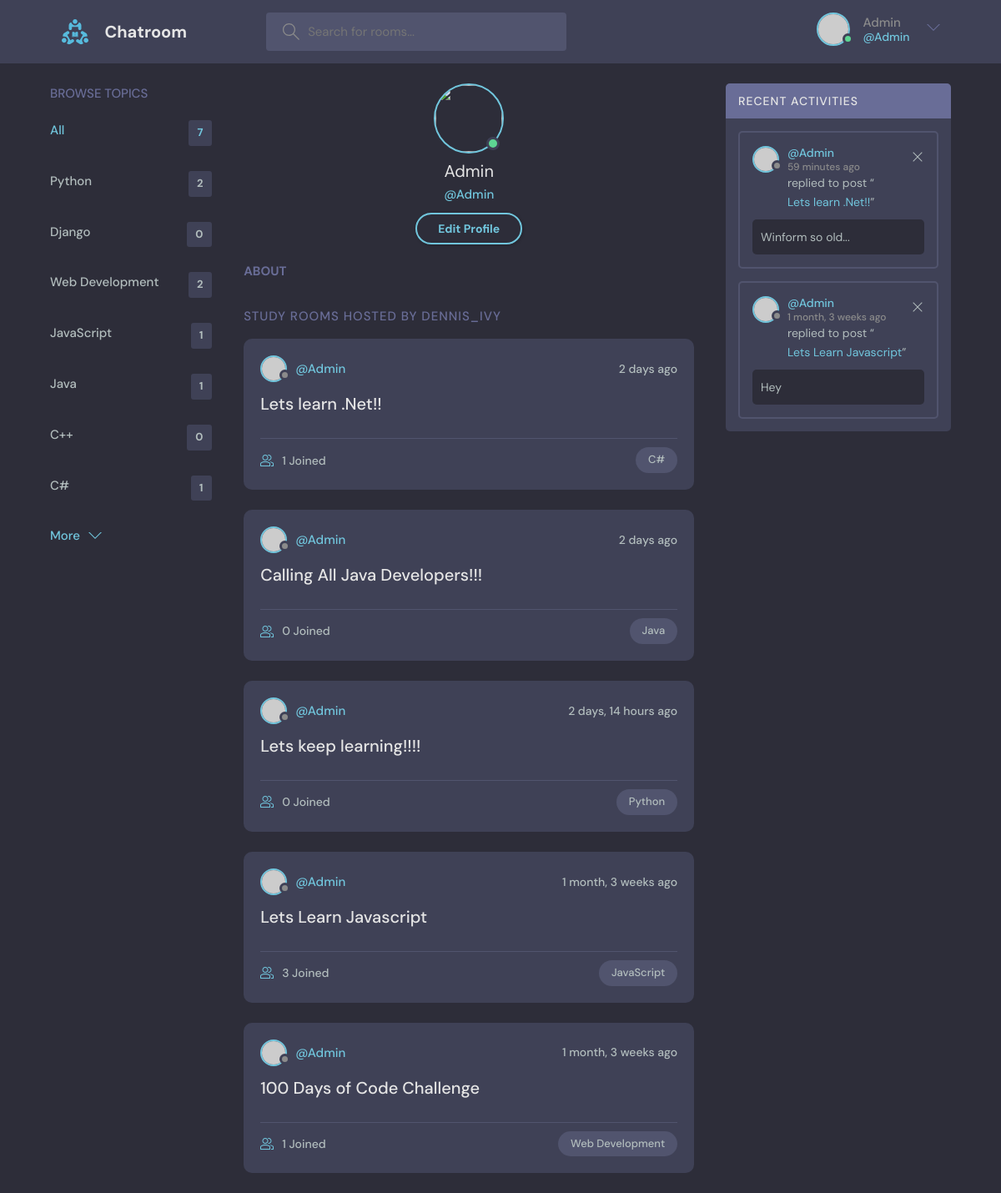
/profile/1/ (signed in), run on the app's committed database.
### base/models.py (models this page shows, shortened)
class Topic(models.Model):
    name = models.CharField(max_length=200)

class Room(models.Model):
    host = models.ForeignKey(User, on_delete=models.SET_NULL, null=True)
    topic = models.ForeignKey(Topic, on_delete=models.SET_NULL, null=True)
    name= models.CharField(max_length=200) # Meaning this can't be blank
    description = models.TextField(null=True, blank=True)
    participants = models.ManyToManyField(User,related_name='participants', blank=True)
    updated = models.DateTimeField(auto_now=True)
    created = models.DateTimeField(auto_now_add=True)
    class Meta:
        ordering = ['-updated', '-created']
    def __str__(self):
        return self.name  #This will return name

class Message(models.Model):
     user = models.ForeignKey(User, on_delete=models.CASCADE)
     room = models.ForeignKey(Room, on_delete=models.CASCADE)
     body = models.TextField()
     updated = models.DateTimeField(auto_now=True)
     created = models.DateTimeField(auto_now_add=True)
     class Meta:
        ordering = ['-updated', '-created']
     def __str__(self):
         return self.body[0:50] # for the first 50 characters

### base/views.py (the view)
# urls.py: path('profile/<str:pk>/', views.userProfile, name="user-profile"),
def userProfile(request, pk):
    user = User.objects.get(id=pk)
    rooms = user.room_set.all()
    room_messages = user.message_set.all()
    topics = Topic.objects.all()
    context = {'user': user, 'rooms': rooms, 'room_messages': room_messages,
    'topics': topics}
    return render(request, 'base/profile.html', context)

### base/templates/base/profile.html (shortened to what this page needs)
{% extends 'main.html' %}
{% block content %}
<main class="profile-page layout layout--3">
  <div class="container">
    {% include 'base/topics_component.html' %}
    <div class="roomList">
      <div class="profile">
        <div class="profile__avatar">
          <div class="avatar avatar--large active">
            <img src="{{user.avatar.url}}" />
          </div>
        </div>
        <div class="profile__info">
          <h3>{{user.username}}</h3>
          <p>@{{user.username}}</p>
          {% if request.user == user %}
          <a href="{% url 'update-user' %}" class="btn btn--main btn--pill">Edit Profile</a>
          {% endif %}
        </div>
        <div class="profile__about">
          <h3>About</h3>
        </div>
      </div>
      <div class="roomList__header">
        <div>
          <h2>Study Rooms Hosted by dennis_ivy</a>
          </h2>
        </div>
      </div>
      {% include 'base/feed_component.html' %}
    </div>
    {% include 'base/activity_component.html' %}
  </div>
</main>
{% endblock content %}

### templates/navbar.html (shortened to what this page needs)
{% load static %}
<header class="header header--loggedIn">
    <div class="container">
      <a href="{% url 'home' %}" class="header__logo">
        <img src="{% static 'images/logo.svg' %}" />
        <h1>Chatroom</h1>
      </a>
      <form class="header__search" method="GET" action="{% url 'home' %}">
        <label>
          <input name="q" placeholder="Search for rooms..." />
        </label>
      </form>
      <nav class="header__menu">
        {% if request.user.is_authenticated %}
        <div class="header__user">
          <a href="{% url 'update-user' %}">
            <div class="avatar avatar--medium active">
              <img src="https://randomuser.me/api/portraits/men/37.jpg" />
            </div>
            <p>{{request.user.username}}<span>@{{request.user.username}}</span></p>
          </a>
          <button class="dropdown-button">
            <svg version="1.1" xmlns="http://www.w3.org/2000/svg" width="32" height="32" viewBox="0 0 32 32">
              <title>chevron-down</title>
              <path d="M16 21l-13-13h-3l16 16 16-16h-3l-13 13z"></path>
            </svg>
          </button>
        </div>
        {% else %}
        <a href="{% url 'login' %}">
          <img src="{% static 'images/avatar.svg' %}" />
          <p>Login</p>
        </a>
        {% endif %}
      </nav>
    </div>
  </header>

### base/templates/base/topics_component.html
<div class="topics">
    <div class="topics__header">
      <h2>Browse Topics</h2>
    </div>
    <ul class="topics__list">
      <li>
        <a href="{% url 'home' %}" class="active">All <span>{{topics.count}}</span></a>
      </li>
      {% for topic in topics %}
      <li>
        <a href="{% url 'home' %}?q={{topic.name}}">{{topic.name}} <span>{{topic.room_set.all.count}}</span></a>
      </li>
      {% endfor %}
    </ul>
    <a class="btn btn--link" href="topics.html">
      More
      <svg version="1.1" xmlns="http://www.w3.org/2000/svg" width="32" height="32" viewBox="0 0 32 32">
        <title>chevron-down</title>
        <path d="M16 21l-13-13h-3l16 16 16-16h-3l-13 13z"></path>
      </svg>
    </a>
  </div>

### base/templates/base/feed_component.html (shortened to what this page needs)
{% for room in rooms %}
<div class="roomListRoom">
    <div class="roomListRoom__header">
      <a href="{% url 'user-profile' room.host.id %}" class="roomListRoom__author">
        <div class="avatar avatar--small">
          <img src="https://randomuser.me/api/portraits/women/11.jpg" />
        </div>
        <span>@{{room.host.username}}</span>
      </a>
      <div class="roomListRoom__actions">
        <span>{{room.created|timesince}} ago</span>
      </div>
    </div>
    <div class="roomListRoom__content">
      <a href="{% url 'rooms' room.id %}">{{room.name}}</a>
    </div>
    <div class="roomListRoom__meta">
      <a href="{% url 'rooms' room.id %}" class="roomListRoom__joined">
        {{room.participants.all.count}} Joined
      </a>
      <p class="roomListRoom__topic">{{room.topic.name}}</p>
    </div>
  </div>
  {% endfor %}

### base/templates/base/activity_component.html
<div class="activities">
    <div class="activities__header">
      <h2>Recent Activities</h2>
    </div>
    {% for message in room_messages %}
    <div class="activities__box">
      <div class="activities__boxHeader roomListRoom__header">
        <a href="{% url 'user-profile' message.user.id %}" class="roomListRoom__author">
          <div class="avatar avatar--small">
            <img src="https://randomuser.me/api/portraits/women/11.jpg" />
          </div>
          <p>
            @{{message.user}}
            <span>{{message.created|timesince}} ago</span>
          </p>
        </a>
        {% if request.user == message.user %}
        <div class="roomListRoom__actions">
          <a href="{% url 'delete-message' message.id %}">
            <svg version="1.1" xmlns="http://www.w3.org/2000/svg" width="32" height="32" viewBox="0 0 32 32">
              <title>remove</title>
              <path
                d="M27.314 6.019l-1.333-1.333-9.98 9.981-9.981-9.981-1.333 1.333 9.981 9.981-9.981 9.98 1.333 1.333 9.981-9.98 9.98 9.98 1.333-1.333-9.98-9.98 9.98-9.981z"
              ></path>
            </svg>
          </a>
        </div>
        {% endif %}
      </div>
      <div class="activities__boxContent">
        <p>replied to post “<a href="{% url 'rooms' message.room.id %}">{{message.room}}</a>”</p>
        <div class="activities__boxRoomContent">
          {{message.body}}
        </div>
      </div>
    </div>
    {% endfor %}
  </div>

### data on the page
Topic: name "Python", room_set.all.count "2"
Topic: name "Django", room_set.all.count "0"
Topic: name "Web Development", room_set.all.count "2"
Topic: name "JavaScript", room_set.all.count "1"
Topic: name "Java", room_set.all.count "1"
Topic: name "C++", room_set.all.count "0"
Topic: name "C#", room_set.all.count "1"
Room: host.username "Admin", created "2 days", name "Lets learn .Net!!", participants.all.count "1", topic.name "C#"
Room: host.username "Admin", created "2 days", name "Calling All Java Developers!!!", participants.all.count "0", topic.name "Java"
Room: host.username "Admin", created "2 days, 14 hours", name "Lets keep learning!!!!", participants.all.count "0", topic.name "Python"
Room: host.username "Admin", created "1 month, 3 weeks", name "Lets Learn Javascript", participants.all.count "3", topic.name "JavaScript"
Room: host.username "Admin", created "1 month, 3 weeks", name "100 Days of Code Challenge", participants.all.count "1", topic.name "Web Development"
Message: user "Admin", created "59 minutes", room "Lets learn .Net!!", body "Winform so old..."
Message: user "Admin", created "1 month, 3 weeks", room "Lets Learn Javascript", body "Hey"

### other printed values
{{ request.user.username }} "Admin"
{{ topics.count }} "7"
{{ user.username }} "Admin"
